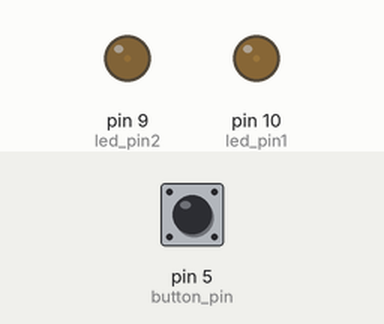
The sketch below on a simulated Arduino Uno, built with avr-gcc and run on an emulated ATmega328P. On the bench: output pins drawn as LEDs (lit = HIGH). Dashed ring = blinking. The test bench sets the inputs (shaded band); at power-on: pin 5 (button_pin) HIGH.

Above: at 1.2 s.
1.3 s: pin 5 (button_pin) pulled LOW for 0.15 s
2.9 s: pin 5 (button_pin) pulled LOW for 1 s
At 5.47 s:
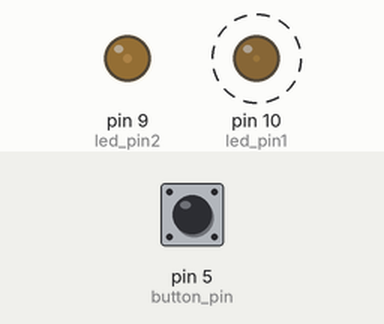
6.9 s: pin 5 (button_pin) pulled LOW for 3.2 s
At 7.7 s:
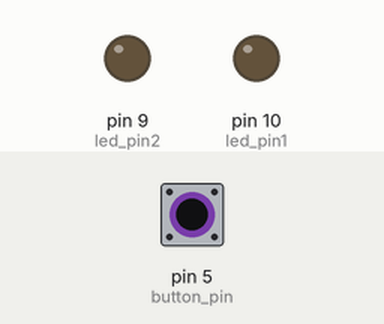
11.6 s: pin 5 (button_pin) pulled LOW for 0.15 s
At 12.37 s:
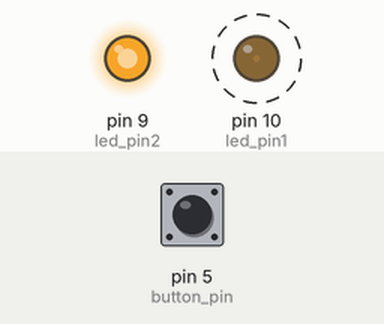
Timing chart, 0 to 38.2 s (numbered marks = the images above; inputs shaded):
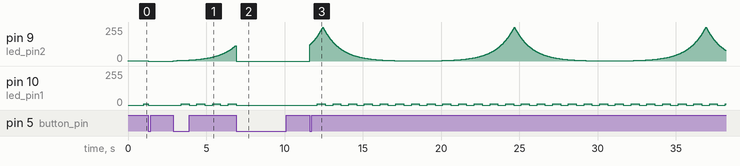

Measured:
- after the input at 2.9 s, pin 9 (led_pin2): moves from 0/255 to 116/255 over 4.0 s, starting at once; pin 10 (led_pin1): alternates 10/255 for 0.50 s and 0/255 for 0.50 s, starting after 0.50 s
- after the input at 6.9 s, pin 10 (led_pin1): goes on until 6.9 s, then stays 0/255

The sketch:

Class_2_-_2_LFO_w_latch.ino
```cpp
/*
  LFO stand for low frequency oscillator. In synthesis terms it means using an oscillator,
  something that changes periodically, that's going slowly, say oscillation under 100 times a second,
  to modulate aka change a variable.

  Here I've made one that change the brightness of an LED

*/

float led1_output = 1; //we need to use float as we'll be calculating something that has decimals
float led2_output = 1;
long current_time;
long prev_time;
long prev_time2;
int button_read;
int prev_button_read;
int latch1 = 0;
int lfo_latch;

int button_pin = 5;
int led_pin1 = 10;
int led_pin2 = 9;

void setup() {
  //same setup as before
  pinMode(button_pin, INPUT_PULLUP);
  pinMode(led_pin2, OUTPUT);
  pinMode(led_pin1, OUTPUT);
}

void loop() {
  current_time = millis();

  //as we saw in the previous code, the light stay on when the latch is 0
  prev_button_read = button_read;
  button_read = digitalRead(button_pin);

  if (prev_button_read == 1 && button_read == 0) {
    //Serial.println("Howdy!");
    if (latch1 == 0) {
      latch1 = 1;
    }
    else {
      latch1 = 0;
    }
  }


  if (latch1 == 0) {

    //same as before but now it's prev_time2,led2_output, and pin 10
    if (current_time - prev_time2 > 10) {
      prev_time2 = current_time;

      /* Linear LFO that only goes up
        Linear change in lights is less natural looking because of the weird way out senses work

        led2_output++; //led1_output=led1_output+1

        if (led2_output > 255) {
        led2_output = 0; //go back to 0 when you hit the top
        }

      */

      //exponential rise and fall using a latch

      if (lfo_latch == 1) { //rising when 1
        led2_output *= 1.01; //make the value bigger by multiplying by a number greater than 1.0
      }

      if (lfo_latch == 0) { //falling when 0
        led2_output *= .99; //make the value smaller by multiplying by a number less than 1.0
      }

      if (led2_output > 255) { //if we go over 255, the highest value we can output..
        led2_output = 255; //constrain the value so it can't go over 255
        lfo_latch = 0; //flip the latch so next time around it's falling
      }
      if (led2_output < 1) { //if we're at the bottom...
        led2_output = 1; //keep it at 1 since we cant rise if we multiply by 0
        lfo_latch = 1; //flip the latch so it falls next loop
      }

      Serial.println(led2_output); //print the value in the serial monitor
      //analog write works just like digital write but the output value can be 0-255 levels of brightness, not just on or off
      //  this can only output integers so everything between whole numbers is ignored but we need those decimals to calculate the rise and fall
      analogWrite(led_pin2, led2_output);
      //digitalWrite(led_pin1, led2_output);

    } //end of led2 timing if

    if (current_time - prev_time > 500) {
      prev_time = current_time;

      if (led1_output == 0) {
        led1_output = 1;
      }
      else {
        led1_output = 0;
      }

      analogWrite(led_pin1, led1_output * 10); //output can be 0 to 255. If we multiply led1_output by 10 we get 0 or 10

    } //end of led1 timing if

  } //end of latch if

  else {
    //turn both LEDs off
    analogWrite(led_pin1, 0); //we can't mix digital and analog writes to the same pin so this turns them off
    analogWrite(led_pin2, 0);
  }

} //end of loop
```
